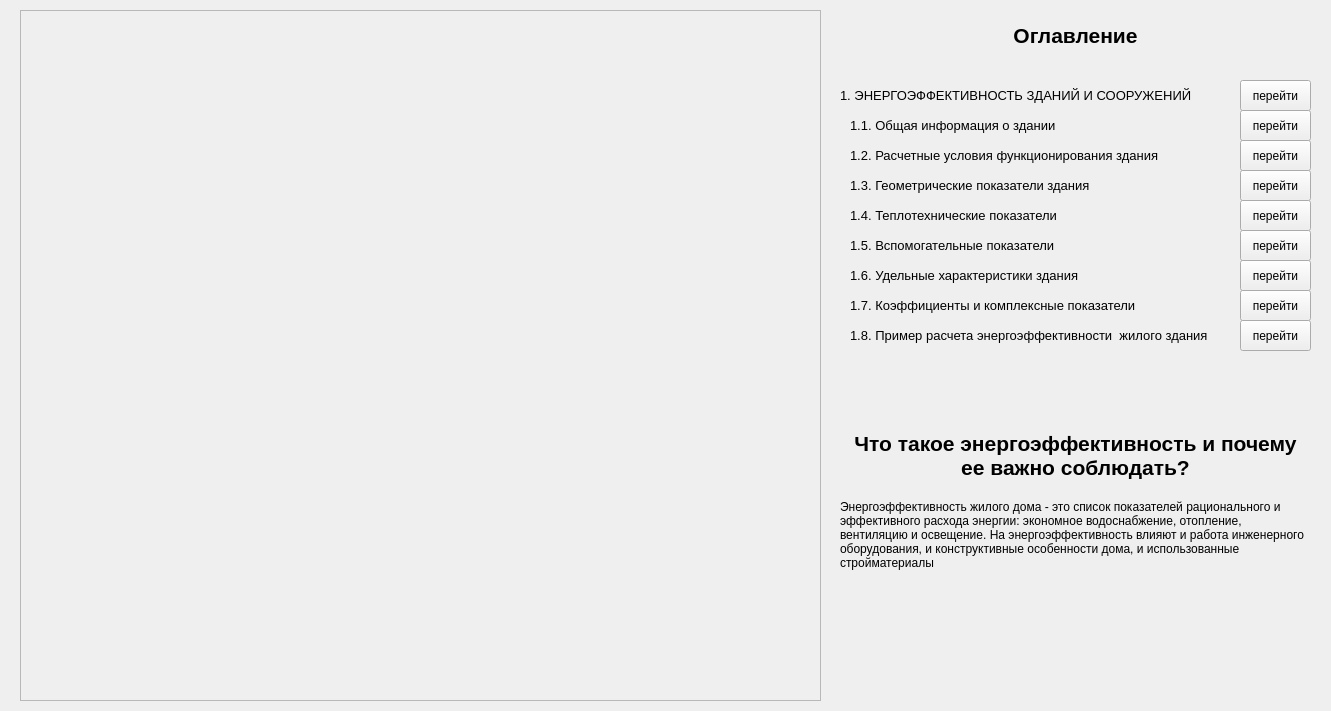
<?xml version="1.0" encoding="UTF-8"?>
<ui version="4.0">
 <class>Form</class>
 <widget class="QWidget" name="Form">
  <property name="geometry">
   <rect>
    <x>0</x>
    <y>0</y>
    <width>1331</width>
    <height>711</height>
   </rect>
  </property>
  <property name="windowTitle">
   <string>Form</string>
  </property>
  <widget class="QPushButton" name="btn_1">
   <property name="geometry">
    <rect>
     <x>1240</x>
     <y>80</y>
     <width>71</width>
     <height>31</height>
    </rect>
   </property>
   <property name="text">
    <string>перейти</string>
   </property>
  </widget>
  <widget class="QLabel" name="paragraph_label">
   <property name="geometry">
    <rect>
     <x>850</x>
     <y>20</y>
     <width>451</width>
     <height>31</height>
    </rect>
   </property>
   <property name="font">
    <font>
     <pointsize>16</pointsize>
     <weight>75</weight>
     <bold>true</bold>
    </font>
   </property>
   <property name="text">
    <string>Оглавление</string>
   </property>
   <property name="alignment">
    <set>Qt::AlignCenter</set>
   </property>
  </widget>
  <widget class="QLabel" name="label_1">
   <property name="geometry">
    <rect>
     <x>840</x>
     <y>80</y>
     <width>401</width>
     <height>31</height>
    </rect>
   </property>
   <property name="font">
    <font>
     <pointsize>10</pointsize>
     <weight>50</weight>
     <italic>false</italic>
     <bold>false</bold>
    </font>
   </property>
   <property name="text">
    <string>1. ЭНЕРГОЭФФЕКТИВНОСТЬ ЗДАНИЙ И СООРУЖЕНИЙ</string>
   </property>
  </widget>
  <widget class="QLabel" name="label_1_1">
   <property name="geometry">
    <rect>
     <x>850</x>
     <y>110</y>
     <width>391</width>
     <height>31</height>
    </rect>
   </property>
   <property name="font">
    <font>
     <pointsize>10</pointsize>
     <weight>50</weight>
     <italic>false</italic>
     <bold>false</bold>
    </font>
   </property>
   <property name="text">
    <string>1.1. Общая информация о здании</string>
   </property>
  </widget>
  <widget class="QPushButton" name="btn_1_1">
   <property name="geometry">
    <rect>
     <x>1240</x>
     <y>110</y>
     <width>71</width>
     <height>31</height>
    </rect>
   </property>
   <property name="text">
    <string>перейти</string>
   </property>
  </widget>
  <widget class="QLabel" name="label_1_2">
   <property name="geometry">
    <rect>
     <x>850</x>
     <y>140</y>
     <width>391</width>
     <height>31</height>
    </rect>
   </property>
   <property name="font">
    <font>
     <pointsize>10</pointsize>
     <weight>50</weight>
     <italic>false</italic>
     <bold>false</bold>
    </font>
   </property>
   <property name="text">
    <string>1.2. Расчетные условия функционирования здания</string>
   </property>
  </widget>
  <widget class="QPushButton" name="btn_1_2">
   <property name="geometry">
    <rect>
     <x>1240</x>
     <y>140</y>
     <width>71</width>
     <height>31</height>
    </rect>
   </property>
   <property name="text">
    <string>перейти</string>
   </property>
  </widget>
  <widget class="QLabel" name="label_1_3">
   <property name="geometry">
    <rect>
     <x>850</x>
     <y>170</y>
     <width>391</width>
     <height>31</height>
    </rect>
   </property>
   <property name="font">
    <font>
     <pointsize>10</pointsize>
     <weight>50</weight>
     <italic>false</italic>
     <bold>false</bold>
    </font>
   </property>
   <property name="text">
    <string>1.3. Геометрические показатели здания</string>
   </property>
  </widget>
  <widget class="QPushButton" name="btn_1_3">
   <property name="geometry">
    <rect>
     <x>1240</x>
     <y>170</y>
     <width>71</width>
     <height>31</height>
    </rect>
   </property>
   <property name="text">
    <string>перейти</string>
   </property>
  </widget>
  <widget class="QLabel" name="label_1_4">
   <property name="geometry">
    <rect>
     <x>850</x>
     <y>200</y>
     <width>391</width>
     <height>31</height>
    </rect>
   </property>
   <property name="font">
    <font>
     <pointsize>10</pointsize>
     <weight>50</weight>
     <italic>false</italic>
     <bold>false</bold>
    </font>
   </property>
   <property name="text">
    <string>1.4. Теплотехнические показатели</string>
   </property>
  </widget>
  <widget class="QPushButton" name="btn_1_4">
   <property name="geometry">
    <rect>
     <x>1240</x>
     <y>200</y>
     <width>71</width>
     <height>31</height>
    </rect>
   </property>
   <property name="text">
    <string>перейти</string>
   </property>
  </widget>
  <widget class="QLabel" name="label_1_5">
   <property name="geometry">
    <rect>
     <x>850</x>
     <y>230</y>
     <width>391</width>
     <height>31</height>
    </rect>
   </property>
   <property name="font">
    <font>
     <pointsize>10</pointsize>
     <weight>50</weight>
     <italic>false</italic>
     <bold>false</bold>
    </font>
   </property>
   <property name="text">
    <string>1.5. Вспомогательные показатели</string>
   </property>
  </widget>
  <widget class="QLabel" name="label_1_8">
   <property name="geometry">
    <rect>
     <x>850</x>
     <y>320</y>
     <width>391</width>
     <height>31</height>
    </rect>
   </property>
   <property name="font">
    <font>
     <pointsize>10</pointsize>
     <weight>50</weight>
     <italic>false</italic>
     <bold>false</bold>
    </font>
   </property>
   <property name="text">
    <string>1.8. Пример расчета энергоэффективности  жилого здания</string>
   </property>
  </widget>
  <widget class="QPushButton" name="btn_1_6">
   <property name="geometry">
    <rect>
     <x>1240</x>
     <y>260</y>
     <width>71</width>
     <height>31</height>
    </rect>
   </property>
   <property name="text">
    <string>перейти</string>
   </property>
  </widget>
  <widget class="QLabel" name="label_1_6">
   <property name="geometry">
    <rect>
     <x>850</x>
     <y>260</y>
     <width>391</width>
     <height>31</height>
    </rect>
   </property>
   <property name="font">
    <font>
     <pointsize>10</pointsize>
     <weight>50</weight>
     <italic>false</italic>
     <bold>false</bold>
    </font>
   </property>
   <property name="text">
    <string>1.6. Удельные характеристики здания</string>
   </property>
  </widget>
  <widget class="QPushButton" name="btn_1_7">
   <property name="geometry">
    <rect>
     <x>1240</x>
     <y>290</y>
     <width>71</width>
     <height>31</height>
    </rect>
   </property>
   <property name="text">
    <string>перейти</string>
   </property>
  </widget>
  <widget class="QLabel" name="label_1_7">
   <property name="geometry">
    <rect>
     <x>850</x>
     <y>290</y>
     <width>391</width>
     <height>31</height>
    </rect>
   </property>
   <property name="font">
    <font>
     <pointsize>10</pointsize>
     <weight>50</weight>
     <italic>false</italic>
     <bold>false</bold>
    </font>
   </property>
   <property name="text">
    <string>1.7. Коэффициенты и комплексные показатели</string>
   </property>
  </widget>
  <widget class="QPushButton" name="btn_1_5">
   <property name="geometry">
    <rect>
     <x>1240</x>
     <y>230</y>
     <width>71</width>
     <height>31</height>
    </rect>
   </property>
   <property name="text">
    <string>перейти</string>
   </property>
  </widget>
  <widget class="QPushButton" name="btn_1_8">
   <property name="geometry">
    <rect>
     <x>1240</x>
     <y>320</y>
     <width>71</width>
     <height>31</height>
    </rect>
   </property>
   <property name="text">
    <string>перейти</string>
   </property>
  </widget>
  <widget class="QLabel" name="paragraph_label_2">
   <property name="geometry">
    <rect>
     <x>850</x>
     <y>420</y>
     <width>451</width>
     <height>71</height>
    </rect>
   </property>
   <property name="font">
    <font>
     <pointsize>16</pointsize>
     <weight>75</weight>
     <bold>true</bold>
    </font>
   </property>
   <property name="text">
    <string>Что такое энергоэффективность и почему ее важно соблюдать?</string>
   </property>
   <property name="alignment">
    <set>Qt::AlignCenter</set>
   </property>
   <property name="wordWrap">
    <bool>true</bool>
   </property>
  </widget>
  <widget class="QLabel" name="label_10">
   <property name="geometry">
    <rect>
     <x>840</x>
     <y>500</y>
     <width>471</width>
     <height>181</height>
    </rect>
   </property>
   <property name="text">
    <string>Энергоэффективность жилого дома - это список показателей рационального и эффективного расхода энергии: экономное водоснабжение, отопление, вентиляцию и освещение. На энергоэффективность влияют и работа инженерного оборудования, и конструктивные особенности дома, и использованные стройматериалы</string>
   </property>
   <property name="alignment">
    <set>Qt::AlignLeading|Qt::AlignLeft|Qt::AlignTop</set>
   </property>
   <property name="wordWrap">
    <bool>true</bool>
   </property>
  </widget>
  <widget class="QScrollArea" name="scrollArea">
   <property name="geometry">
    <rect>
     <x>20</x>
     <y>10</y>
     <width>801</width>
     <height>691</height>
    </rect>
   </property>
   <property name="widgetResizable">
    <bool>true</bool>
   </property>
   <widget class="QWidget" name="scrollAreaWidgetContents">
    <property name="geometry">
     <rect>
      <x>0</x>
      <y>0</y>
      <width>776</width>
      <height>22686</height>
     </rect>
    </property>
    <layout class="QVBoxLayout" name="verticalLayout">
     <item>
      <widget class="QLabel" name="label_17">
       <property name="text">
        <string/>
       </property>
       <property name="pixmap">
        <pixmap resource="images.qrc">:/methodic/1.jpg</pixmap>
       </property>
      </widget>
     </item>
     <item>
      <widget class="QLabel" name="label">
       <property name="text">
        <string/>
       </property>
       <property name="pixmap">
        <pixmap resource="images.qrc">:/methodic/2.jpg</pixmap>
       </property>
      </widget>
     </item>
     <item>
      <widget class="QLabel" name="label_3">
       <property name="text">
        <string/>
       </property>
       <property name="pixmap">
        <pixmap resource="images.qrc">:/methodic/3.jpg</pixmap>
       </property>
      </widget>
     </item>
     <item>
      <widget class="QLabel" name="label_16">
       <property name="text">
        <string/>
       </property>
       <property name="pixmap">
        <pixmap resource="images.qrc">:/methodic/4.jpg</pixmap>
       </property>
      </widget>
     </item>
     <item>
      <widget class="QLabel" name="label_2">
       <property name="text">
        <string/>
       </property>
       <property name="pixmap">
        <pixmap resource="images.qrc">:/methodic/5.jpg</pixmap>
       </property>
      </widget>
     </item>
     <item>
      <widget class="QLabel" name="label_15">
       <property name="text">
        <string/>
       </property>
       <property name="pixmap">
        <pixmap resource="images.qrc">:/methodic/6.jpg</pixmap>
       </property>
      </widget>
     </item>
     <item>
      <widget class="QLabel" name="label_14">
       <property name="text">
        <string/>
       </property>
       <property name="pixmap">
        <pixmap resource="images.qrc">:/methodic/7.jpg</pixmap>
       </property>
      </widget>
     </item>
     <item>
      <widget class="QLabel" name="label_13">
       <property name="text">
        <string/>
       </property>
       <property name="pixmap">
        <pixmap resource="images.qrc">:/methodic/8.jpg</pixmap>
       </property>
      </widget>
     </item>
     <item>
      <widget class="QLabel" name="label_12">
       <property name="text">
        <string/>
       </property>
       <property name="pixmap">
        <pixmap resource="images.qrc">:/methodic/9.jpg</pixmap>
       </property>
      </widget>
     </item>
     <item>
      <widget class="QLabel" name="label_11">
       <property name="text">
        <string/>
       </property>
       <property name="pixmap">
        <pixmap resource="images.qrc">:/methodic/10.jpg</pixmap>
       </property>
      </widget>
     </item>
     <item>
      <widget class="QLabel" name="label_9">
       <property name="text">
        <string/>
       </property>
       <property name="pixmap">
        <pixmap resource="images.qrc">:/methodic/11.jpg</pixmap>
       </property>
      </widget>
     </item>
     <item>
      <widget class="QLabel" name="label_8">
       <property name="text">
        <string/>
       </property>
       <property name="pixmap">
        <pixmap resource="images.qrc">:/methodic/12.jpg</pixmap>
       </property>
      </widget>
     </item>
     <item>
      <widget class="QLabel" name="label_7">
       <property name="text">
        <string/>
       </property>
       <property name="pixmap">
        <pixmap resource="images.qrc">:/methodic/13.jpg</pixmap>
       </property>
      </widget>
     </item>
     <item>
      <widget class="QLabel" name="label_6">
       <property name="text">
        <string/>
       </property>
       <property name="pixmap">
        <pixmap resource="images.qrc">:/methodic/14.jpg</pixmap>
       </property>
      </widget>
     </item>
     <item>
      <widget class="QLabel" name="label_5">
       <property name="text">
        <string/>
       </property>
       <property name="pixmap">
        <pixmap resource="images.qrc">:/methodic/15.jpg</pixmap>
       </property>
      </widget>
     </item>
     <item>
      <widget class="QLabel" name="label_22">
       <property name="text">
        <string/>
       </property>
       <property name="pixmap">
        <pixmap resource="images.qrc">:/methodic/16.jpg</pixmap>
       </property>
      </widget>
     </item>
     <item>
      <widget class="QLabel" name="label_19">
       <property name="text">
        <string/>
       </property>
       <property name="pixmap">
        <pixmap resource="images.qrc">:/methodic/17.jpg</pixmap>
       </property>
      </widget>
     </item>
     <item>
      <widget class="QLabel" name="label_21">
       <property name="text">
        <string/>
       </property>
       <property name="pixmap">
        <pixmap resource="images.qrc">:/methodic/18.jpg</pixmap>
       </property>
      </widget>
     </item>
     <item>
      <widget class="QLabel" name="label_20">
       <property name="text">
        <string/>
       </property>
       <property name="pixmap">
        <pixmap resource="images.qrc">:/methodic/19.jpg</pixmap>
       </property>
      </widget>
     </item>
     <item>
      <widget class="QLabel" name="label_18">
       <property name="text">
        <string/>
       </property>
       <property name="pixmap">
        <pixmap resource="images.qrc">:/methodic/20.jpg</pixmap>
       </property>
      </widget>
     </item>
     <item>
      <widget class="QLabel" name="label_4">
       <property name="text">
        <string/>
       </property>
       <property name="pixmap">
        <pixmap resource="images.qrc">:/methodic/21.jpg</pixmap>
       </property>
      </widget>
     </item>
    </layout>
   </widget>
  </widget>
 </widget>
 <resources>
  <include location="images.qrc"/>
 </resources>
 <connections/>
</ui>
